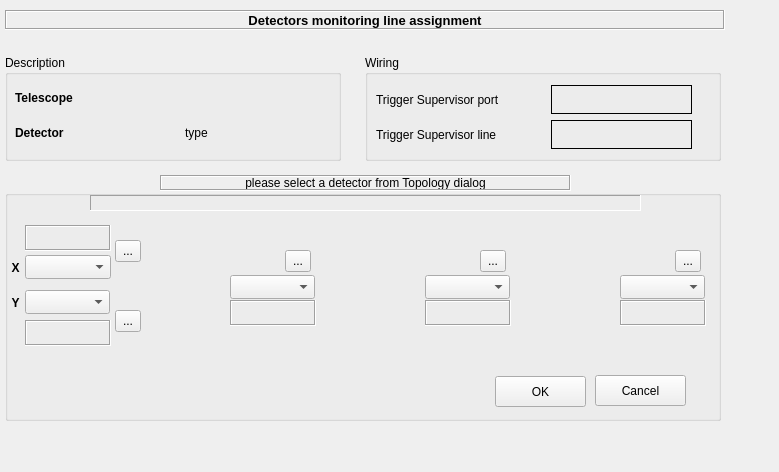
<?xml version="1.0" encoding="UTF-8"?>
<ui version="4.0">
 <class>dssdMonForm</class>
 <widget class="QWidget" name="dssdMonForm">
  <property name="geometry">
   <rect>
    <x>0</x>
    <y>0</y>
    <width>779</width>
    <height>472</height>
   </rect>
  </property>
  <property name="windowTitle">
   <string>Form</string>
  </property>
  <widget class="QGroupBox" name="descBox">
   <property name="geometry">
    <rect>
     <x>5</x>
     <y>55</y>
     <width>336</width>
     <height>106</height>
    </rect>
   </property>
   <property name="title">
    <string>Description</string>
   </property>
   <widget class="QWidget" name="layoutWidget">
    <property name="geometry">
     <rect>
      <x>10</x>
      <y>35</y>
      <width>161</width>
      <height>16</height>
     </rect>
    </property>
    <layout class="QHBoxLayout" name="hl3">
     <item>
      <widget class="QLabel" name="telLabel">
       <property name="font">
        <font>
         <weight>75</weight>
         <bold>true</bold>
        </font>
       </property>
       <property name="text">
        <string>Telescope</string>
       </property>
      </widget>
     </item>
     <item>
      <widget class="QLabel" name="telNameLabel">
       <property name="text">
        <string/>
       </property>
      </widget>
     </item>
    </layout>
   </widget>
   <widget class="QWidget" name="layoutWidget_2">
    <property name="geometry">
     <rect>
      <x>10</x>
      <y>70</y>
      <width>161</width>
      <height>16</height>
     </rect>
    </property>
    <layout class="QHBoxLayout" name="hl5">
     <item>
      <widget class="QLabel" name="detLabel">
       <property name="font">
        <font>
         <weight>75</weight>
         <bold>true</bold>
        </font>
       </property>
       <property name="text">
        <string>Detector</string>
       </property>
      </widget>
     </item>
     <item>
      <widget class="QLabel" name="detNameLabel">
       <property name="text">
        <string/>
       </property>
      </widget>
     </item>
    </layout>
   </widget>
   <widget class="QWidget" name="layoutWidget_3">
    <property name="geometry">
     <rect>
      <x>180</x>
      <y>70</y>
      <width>131</width>
      <height>16</height>
     </rect>
    </property>
    <layout class="QHBoxLayout" name="hl4">
     <item>
      <widget class="QLabel" name="typeLabel">
       <property name="font">
        <font>
         <weight>50</weight>
         <italic>false</italic>
         <bold>false</bold>
        </font>
       </property>
       <property name="text">
        <string>type</string>
       </property>
      </widget>
     </item>
     <item>
      <widget class="QLabel" name="detTypeLabel">
       <property name="text">
        <string/>
       </property>
      </widget>
     </item>
    </layout>
   </widget>
  </widget>
  <widget class="QGroupBox" name="wiringBox">
   <property name="geometry">
    <rect>
     <x>365</x>
     <y>55</y>
     <width>356</width>
     <height>106</height>
    </rect>
   </property>
   <property name="title">
    <string>Wiring</string>
   </property>
   <property name="flat">
    <bool>false</bool>
   </property>
   <property name="checkable">
    <bool>false</bool>
   </property>
   <widget class="QLabel" name="wiringStatusIcon">
    <property name="geometry">
     <rect>
      <x>55</x>
      <y>0</y>
      <width>26</width>
      <height>16</height>
     </rect>
    </property>
    <property name="frameShape">
     <enum>QFrame::NoFrame</enum>
    </property>
    <property name="frameShadow">
     <enum>QFrame::Plain</enum>
    </property>
    <property name="text">
     <string/>
    </property>
    <property name="textFormat">
     <enum>Qt::PlainText</enum>
    </property>
    <property name="scaledContents">
     <bool>false</bool>
    </property>
    <property name="alignment">
     <set>Qt::AlignHCenter|Qt::AlignTop</set>
    </property>
    <property name="wordWrap">
     <bool>true</bool>
    </property>
    <property name="openExternalLinks">
     <bool>false</bool>
    </property>
   </widget>
   <widget class="QWidget" name="layoutWidget_4">
    <property name="geometry">
     <rect>
      <x>11</x>
      <y>30</y>
      <width>316</width>
      <height>64</height>
     </rect>
    </property>
    <layout class="QHBoxLayout" name="horizontalLayout_2">
     <item>
      <layout class="QVBoxLayout" name="verticalLayout_4">
       <item>
        <widget class="QLabel" name="tsiPortLabel">
         <property name="font">
          <font>
           <weight>50</weight>
           <bold>false</bold>
          </font>
         </property>
         <property name="text">
          <string>Trigger Supervisor port</string>
         </property>
        </widget>
       </item>
       <item>
        <widget class="QLabel" name="tsiLineLabel">
         <property name="font">
          <font>
           <weight>50</weight>
           <bold>false</bold>
          </font>
         </property>
         <property name="text">
          <string>Trigger Supervisor line</string>
         </property>
        </widget>
       </item>
      </layout>
     </item>
     <item>
      <spacer name="horizontalSpacer_3">
       <property name="orientation">
        <enum>Qt::Horizontal</enum>
       </property>
       <property name="sizeHint" stdset="0">
        <size>
         <width>40</width>
         <height>20</height>
        </size>
       </property>
      </spacer>
     </item>
     <item>
      <layout class="QVBoxLayout" name="verticalLayout_5">
       <item>
        <widget class="QLabel" name="portLabel">
         <property name="minimumSize">
          <size>
           <width>141</width>
           <height>21</height>
          </size>
         </property>
         <property name="font">
          <font>
           <pointsize>11</pointsize>
           <weight>75</weight>
           <bold>true</bold>
          </font>
         </property>
         <property name="frameShape">
          <enum>QFrame::Box</enum>
         </property>
         <property name="text">
          <string/>
         </property>
         <property name="textFormat">
          <enum>Qt::AutoText</enum>
         </property>
         <property name="alignment">
          <set>Qt::AlignCenter</set>
         </property>
        </widget>
       </item>
       <item>
        <widget class="QLabel" name="lineLabel">
         <property name="minimumSize">
          <size>
           <width>141</width>
           <height>21</height>
          </size>
         </property>
         <property name="font">
          <font>
           <pointsize>11</pointsize>
           <weight>75</weight>
           <bold>true</bold>
          </font>
         </property>
         <property name="frameShape">
          <enum>QFrame::Box</enum>
         </property>
         <property name="text">
          <string/>
         </property>
         <property name="textFormat">
          <enum>Qt::AutoText</enum>
         </property>
         <property name="alignment">
          <set>Qt::AlignCenter</set>
         </property>
        </widget>
       </item>
      </layout>
     </item>
     <item>
      <layout class="QVBoxLayout" name="verticalLayout_6"/>
     </item>
    </layout>
   </widget>
  </widget>
  <widget class="QLabel" name="title">
   <property name="geometry">
    <rect>
     <x>5</x>
     <y>10</y>
     <width>720</width>
     <height>20</height>
    </rect>
   </property>
   <property name="font">
    <font>
     <pointsize>10</pointsize>
     <weight>75</weight>
     <bold>true</bold>
     <underline>false</underline>
     <strikeout>false</strikeout>
    </font>
   </property>
   <property name="frameShape">
    <enum>QFrame::Box</enum>
   </property>
   <property name="frameShadow">
    <enum>QFrame::Sunken</enum>
   </property>
   <property name="text">
    <string>Detectors monitoring line assignment</string>
   </property>
   <property name="textFormat">
    <enum>Qt::AutoText</enum>
   </property>
   <property name="scaledContents">
    <bool>false</bool>
   </property>
   <property name="alignment">
    <set>Qt::AlignCenter</set>
   </property>
   <property name="textInteractionFlags">
    <set>Qt::NoTextInteraction</set>
   </property>
  </widget>
  <widget class="QLabel" name="helpLabel">
   <property name="geometry">
    <rect>
     <x>160</x>
     <y>175</y>
     <width>411</width>
     <height>16</height>
    </rect>
   </property>
   <property name="autoFillBackground">
    <bool>false</bool>
   </property>
   <property name="frameShape">
    <enum>QFrame::Box</enum>
   </property>
   <property name="frameShadow">
    <enum>QFrame::Sunken</enum>
   </property>
   <property name="lineWidth">
    <number>1</number>
   </property>
   <property name="midLineWidth">
    <number>0</number>
   </property>
   <property name="text">
    <string>please select a detector from Topology dialog</string>
   </property>
   <property name="textFormat">
    <enum>Qt::AutoText</enum>
   </property>
   <property name="alignment">
    <set>Qt::AlignCenter</set>
   </property>
  </widget>
  <widget class="QGroupBox" name="detBox">
   <property name="geometry">
    <rect>
     <x>5</x>
     <y>190</y>
     <width>716</width>
     <height>231</height>
    </rect>
   </property>
   <property name="title">
    <string/>
   </property>
   <widget class="QComboBox" name="comboCoinc">
    <property name="geometry">
     <rect>
      <x>225</x>
      <y>85</y>
      <width>85</width>
      <height>24</height>
     </rect>
    </property>
    <property name="currentIndex">
     <number>-1</number>
    </property>
   </widget>
   <widget class="QLabel" name="titleXLabel">
    <property name="geometry">
     <rect>
      <x>-5</x>
      <y>70</y>
      <width>31</width>
      <height>16</height>
     </rect>
    </property>
    <property name="font">
     <font>
      <weight>75</weight>
      <bold>true</bold>
     </font>
    </property>
    <property name="text">
     <string>X</string>
    </property>
    <property name="alignment">
     <set>Qt::AlignCenter</set>
    </property>
   </widget>
   <widget class="QLabel" name="gateLabel">
    <property name="geometry">
     <rect>
      <x>90</x>
      <y>50</y>
      <width>181</width>
      <height>96</height>
     </rect>
    </property>
    <property name="text">
     <string/>
    </property>
    <property name="pixmap">
     <pixmap resource="icons.qrc">:/icon/icons/and-gate.png</pixmap>
    </property>
   </widget>
   <widget class="QComboBox" name="comboLineY">
    <property name="geometry">
     <rect>
      <x>20</x>
      <y>100</y>
      <width>85</width>
      <height>24</height>
     </rect>
    </property>
    <property name="currentIndex">
     <number>-1</number>
    </property>
   </widget>
   <widget class="QLabel" name="freqdivLabel">
    <property name="geometry">
     <rect>
      <x>310</x>
      <y>15</y>
      <width>121</width>
      <height>156</height>
     </rect>
    </property>
    <property name="text">
     <string/>
    </property>
    <property name="pixmap">
     <pixmap resource="icons.qrc">:/icon/icons/freqdiv.png</pixmap>
    </property>
   </widget>
   <widget class="QComboBox" name="comboFreqDiv">
    <property name="geometry">
     <rect>
      <x>420</x>
      <y>85</y>
      <width>85</width>
      <height>24</height>
     </rect>
    </property>
    <property name="currentIndex">
     <number>-1</number>
    </property>
   </widget>
   <widget class="QLabel" name="titleYlabel">
    <property name="geometry">
     <rect>
      <x>-5</x>
      <y>105</y>
      <width>31</width>
      <height>16</height>
     </rect>
    </property>
    <property name="font">
     <font>
      <weight>75</weight>
      <bold>true</bold>
     </font>
    </property>
    <property name="text">
     <string>Y</string>
    </property>
    <property name="alignment">
     <set>Qt::AlignCenter</set>
    </property>
   </widget>
   <widget class="QLabel" name="stretchLabel">
    <property name="geometry">
     <rect>
      <x>505</x>
      <y>20</y>
      <width>116</width>
      <height>146</height>
     </rect>
    </property>
    <property name="text">
     <string/>
    </property>
    <property name="pixmap">
     <pixmap resource="icons.qrc">:/icon/icons/stretch.png</pixmap>
    </property>
   </widget>
   <widget class="QComboBox" name="comboStretch">
    <property name="geometry">
     <rect>
      <x>615</x>
      <y>85</y>
      <width>85</width>
      <height>24</height>
     </rect>
    </property>
    <property name="currentIndex">
     <number>-1</number>
    </property>
   </widget>
   <widget class="QPushButton" name="cancelMonButton">
    <property name="geometry">
     <rect>
      <x>590</x>
      <y>185</y>
      <width>91</width>
      <height>31</height>
     </rect>
    </property>
    <property name="text">
     <string>Cancel</string>
    </property>
    <property name="icon">
     <iconset>
      <normalon>:/icon/icons/cancel-large.png</normalon>
     </iconset>
    </property>
   </widget>
   <widget class="QPushButton" name="okMonButton">
    <property name="geometry">
     <rect>
      <x>490</x>
      <y>186</y>
      <width>91</width>
      <height>31</height>
     </rect>
    </property>
    <property name="text">
     <string>OK</string>
    </property>
    <property name="icon">
     <iconset>
      <normalon>:/icon/icons/ok-large.png</normalon>
     </iconset>
    </property>
   </widget>
   <widget class="QComboBox" name="comboLineX">
    <property name="geometry">
     <rect>
      <x>20</x>
      <y>65</y>
      <width>86</width>
      <height>24</height>
     </rect>
    </property>
   </widget>
   <widget class="QToolButton" name="editLineX">
    <property name="geometry">
     <rect>
      <x>110</x>
      <y>50</y>
      <width>26</width>
      <height>22</height>
     </rect>
    </property>
    <property name="text">
     <string>...</string>
    </property>
    <property name="icon">
     <iconset>
      <normalon>:/icon/icons/edit.png</normalon>
     </iconset>
    </property>
    <property name="iconSize">
     <size>
      <width>16</width>
      <height>16</height>
     </size>
    </property>
   </widget>
   <widget class="QToolButton" name="editLineY">
    <property name="geometry">
     <rect>
      <x>110</x>
      <y>120</y>
      <width>26</width>
      <height>22</height>
     </rect>
    </property>
    <property name="text">
     <string>...</string>
    </property>
    <property name="icon">
     <iconset>
      <normalon>:/icon/icons/edit.png</normalon>
     </iconset>
    </property>
    <property name="iconSize">
     <size>
      <width>16</width>
      <height>16</height>
     </size>
    </property>
   </widget>
   <widget class="QToolButton" name="editCoinc">
    <property name="geometry">
     <rect>
      <x>280</x>
      <y>60</y>
      <width>26</width>
      <height>22</height>
     </rect>
    </property>
    <property name="text">
     <string>...</string>
    </property>
    <property name="icon">
     <iconset>
      <normalon>:/icon/icons/edit.png</normalon>
     </iconset>
    </property>
    <property name="iconSize">
     <size>
      <width>16</width>
      <height>16</height>
     </size>
    </property>
   </widget>
   <widget class="QToolButton" name="editFreqDiv">
    <property name="geometry">
     <rect>
      <x>475</x>
      <y>60</y>
      <width>26</width>
      <height>22</height>
     </rect>
    </property>
    <property name="text">
     <string>...</string>
    </property>
    <property name="icon">
     <iconset>
      <normalon>:/icon/icons/edit.png</normalon>
     </iconset>
    </property>
    <property name="iconSize">
     <size>
      <width>16</width>
      <height>16</height>
     </size>
    </property>
   </widget>
   <widget class="QToolButton" name="editStretch">
    <property name="geometry">
     <rect>
      <x>670</x>
      <y>60</y>
      <width>26</width>
      <height>22</height>
     </rect>
    </property>
    <property name="text">
     <string>...</string>
    </property>
    <property name="icon">
     <iconset>
      <normalon>:/icon/icons/edit.png</normalon>
     </iconset>
    </property>
    <property name="iconSize">
     <size>
      <width>16</width>
      <height>16</height>
     </size>
    </property>
   </widget>
   <widget class="QLabel" name="labelLineY">
    <property name="geometry">
     <rect>
      <x>20</x>
      <y>130</y>
      <width>86</width>
      <height>26</height>
     </rect>
    </property>
    <property name="minimumSize">
     <size>
      <width>86</width>
      <height>26</height>
     </size>
    </property>
    <property name="font">
     <font>
      <weight>75</weight>
      <bold>true</bold>
     </font>
    </property>
    <property name="whatsThis">
     <string>&lt;!DOCTYPE HTML PUBLIC &quot;-//W3C//DTD HTML 4.0//EN&quot; &quot;http://www.w3.org/TR/REC-html40/strict.dtd&quot;&gt;
&lt;html&gt;&lt;head&gt;&lt;meta name=&quot;qrichtext&quot; content=&quot;1&quot; /&gt;&lt;style type=&quot;text/css&quot;&gt;
p, li { white-space: pre-wrap; }
&lt;/style&gt;&lt;/head&gt;&lt;body style=&quot; font-family:'Sans'; font-size:9pt; font-weight:600; font-style:normal;&quot;&gt;
&lt;p style=&quot;-qt-paragraph-type:empty; margin-top:0px; margin-bottom:0px; margin-left:0px; margin-right:0px; -qt-block-indent:0; text-indent:0px;&quot;&gt;&lt;/p&gt;&lt;/body&gt;&lt;/html&gt;</string>
    </property>
    <property name="frameShape">
     <enum>QFrame::Box</enum>
    </property>
    <property name="frameShadow">
     <enum>QFrame::Sunken</enum>
    </property>
    <property name="text">
     <string/>
    </property>
    <property name="textFormat">
     <enum>Qt::RichText</enum>
    </property>
    <property name="scaledContents">
     <bool>false</bool>
    </property>
    <property name="alignment">
     <set>Qt::AlignCenter</set>
    </property>
   </widget>
   <widget class="QLabel" name="labelCoinc">
    <property name="geometry">
     <rect>
      <x>225</x>
      <y>110</y>
      <width>86</width>
      <height>26</height>
     </rect>
    </property>
    <property name="minimumSize">
     <size>
      <width>86</width>
      <height>26</height>
     </size>
    </property>
    <property name="font">
     <font>
      <weight>75</weight>
      <bold>true</bold>
     </font>
    </property>
    <property name="whatsThis">
     <string>&lt;!DOCTYPE HTML PUBLIC &quot;-//W3C//DTD HTML 4.0//EN&quot; &quot;http://www.w3.org/TR/REC-html40/strict.dtd&quot;&gt;
&lt;html&gt;&lt;head&gt;&lt;meta name=&quot;qrichtext&quot; content=&quot;1&quot; /&gt;&lt;style type=&quot;text/css&quot;&gt;
p, li { white-space: pre-wrap; }
&lt;/style&gt;&lt;/head&gt;&lt;body style=&quot; font-family:'Sans'; font-size:9pt; font-weight:600; font-style:normal;&quot;&gt;
&lt;p style=&quot;-qt-paragraph-type:empty; margin-top:0px; margin-bottom:0px; margin-left:0px; margin-right:0px; -qt-block-indent:0; text-indent:0px;&quot;&gt;&lt;/p&gt;&lt;/body&gt;&lt;/html&gt;</string>
    </property>
    <property name="frameShape">
     <enum>QFrame::Box</enum>
    </property>
    <property name="frameShadow">
     <enum>QFrame::Sunken</enum>
    </property>
    <property name="text">
     <string/>
    </property>
    <property name="textFormat">
     <enum>Qt::RichText</enum>
    </property>
    <property name="scaledContents">
     <bool>false</bool>
    </property>
    <property name="alignment">
     <set>Qt::AlignCenter</set>
    </property>
   </widget>
   <widget class="QLabel" name="labelFreqDiv">
    <property name="geometry">
     <rect>
      <x>420</x>
      <y>110</y>
      <width>86</width>
      <height>26</height>
     </rect>
    </property>
    <property name="minimumSize">
     <size>
      <width>86</width>
      <height>26</height>
     </size>
    </property>
    <property name="font">
     <font>
      <weight>75</weight>
      <bold>true</bold>
     </font>
    </property>
    <property name="whatsThis">
     <string>&lt;!DOCTYPE HTML PUBLIC &quot;-//W3C//DTD HTML 4.0//EN&quot; &quot;http://www.w3.org/TR/REC-html40/strict.dtd&quot;&gt;
&lt;html&gt;&lt;head&gt;&lt;meta name=&quot;qrichtext&quot; content=&quot;1&quot; /&gt;&lt;style type=&quot;text/css&quot;&gt;
p, li { white-space: pre-wrap; }
&lt;/style&gt;&lt;/head&gt;&lt;body style=&quot; font-family:'Sans'; font-size:9pt; font-weight:600; font-style:normal;&quot;&gt;
&lt;p style=&quot;-qt-paragraph-type:empty; margin-top:0px; margin-bottom:0px; margin-left:0px; margin-right:0px; -qt-block-indent:0; text-indent:0px;&quot;&gt;&lt;/p&gt;&lt;/body&gt;&lt;/html&gt;</string>
    </property>
    <property name="frameShape">
     <enum>QFrame::Box</enum>
    </property>
    <property name="frameShadow">
     <enum>QFrame::Sunken</enum>
    </property>
    <property name="text">
     <string/>
    </property>
    <property name="textFormat">
     <enum>Qt::RichText</enum>
    </property>
    <property name="scaledContents">
     <bool>false</bool>
    </property>
    <property name="alignment">
     <set>Qt::AlignCenter</set>
    </property>
   </widget>
   <widget class="QLabel" name="labelStretch">
    <property name="geometry">
     <rect>
      <x>615</x>
      <y>110</y>
      <width>86</width>
      <height>26</height>
     </rect>
    </property>
    <property name="minimumSize">
     <size>
      <width>86</width>
      <height>26</height>
     </size>
    </property>
    <property name="font">
     <font>
      <weight>75</weight>
      <bold>true</bold>
     </font>
    </property>
    <property name="whatsThis">
     <string>&lt;!DOCTYPE HTML PUBLIC &quot;-//W3C//DTD HTML 4.0//EN&quot; &quot;http://www.w3.org/TR/REC-html40/strict.dtd&quot;&gt;
&lt;html&gt;&lt;head&gt;&lt;meta name=&quot;qrichtext&quot; content=&quot;1&quot; /&gt;&lt;style type=&quot;text/css&quot;&gt;
p, li { white-space: pre-wrap; }
&lt;/style&gt;&lt;/head&gt;&lt;body style=&quot; font-family:'Sans'; font-size:9pt; font-weight:600; font-style:normal;&quot;&gt;
&lt;p style=&quot;-qt-paragraph-type:empty; margin-top:0px; margin-bottom:0px; margin-left:0px; margin-right:0px; -qt-block-indent:0; text-indent:0px;&quot;&gt;&lt;/p&gt;&lt;/body&gt;&lt;/html&gt;</string>
    </property>
    <property name="frameShape">
     <enum>QFrame::Box</enum>
    </property>
    <property name="frameShadow">
     <enum>QFrame::Sunken</enum>
    </property>
    <property name="text">
     <string/>
    </property>
    <property name="textFormat">
     <enum>Qt::RichText</enum>
    </property>
    <property name="scaledContents">
     <bool>false</bool>
    </property>
    <property name="alignment">
     <set>Qt::AlignCenter</set>
    </property>
   </widget>
   <widget class="QLabel" name="statsLabel">
    <property name="geometry">
     <rect>
      <x>85</x>
      <y>5</y>
      <width>551</width>
      <height>16</height>
     </rect>
    </property>
    <property name="frameShape">
     <enum>QFrame::Panel</enum>
    </property>
    <property name="frameShadow">
     <enum>QFrame::Sunken</enum>
    </property>
    <property name="text">
     <string/>
    </property>
    <property name="textFormat">
     <enum>Qt::RichText</enum>
    </property>
    <property name="alignment">
     <set>Qt::AlignCenter</set>
    </property>
   </widget>
   <widget class="QLabel" name="labelLineX">
    <property name="geometry">
     <rect>
      <x>20</x>
      <y>35</y>
      <width>86</width>
      <height>26</height>
     </rect>
    </property>
    <property name="minimumSize">
     <size>
      <width>86</width>
      <height>26</height>
     </size>
    </property>
    <property name="font">
     <font>
      <weight>75</weight>
      <bold>true</bold>
     </font>
    </property>
    <property name="whatsThis">
     <string>&lt;!DOCTYPE HTML PUBLIC &quot;-//W3C//DTD HTML 4.0//EN&quot; &quot;http://www.w3.org/TR/REC-html40/strict.dtd&quot;&gt;
&lt;html&gt;&lt;head&gt;&lt;meta name=&quot;qrichtext&quot; content=&quot;1&quot; /&gt;&lt;style type=&quot;text/css&quot;&gt;
p, li { white-space: pre-wrap; }
&lt;/style&gt;&lt;/head&gt;&lt;body style=&quot; font-family:'Sans'; font-size:9pt; font-weight:600; font-style:normal;&quot;&gt;
&lt;p style=&quot;-qt-paragraph-type:empty; margin-top:0px; margin-bottom:0px; margin-left:0px; margin-right:0px; -qt-block-indent:0; text-indent:0px;&quot;&gt;&lt;/p&gt;&lt;/body&gt;&lt;/html&gt;</string>
    </property>
    <property name="frameShape">
     <enum>QFrame::Box</enum>
    </property>
    <property name="frameShadow">
     <enum>QFrame::Sunken</enum>
    </property>
    <property name="text">
     <string/>
    </property>
    <property name="textFormat">
     <enum>Qt::RichText</enum>
    </property>
    <property name="scaledContents">
     <bool>false</bool>
    </property>
    <property name="alignment">
     <set>Qt::AlignCenter</set>
    </property>
   </widget>
   <zorder>titleXLabel</zorder>
   <zorder>gateLabel</zorder>
   <zorder>comboLineY</zorder>
   <zorder>freqdivLabel</zorder>
   <zorder>comboFreqDiv</zorder>
   <zorder>titleYlabel</zorder>
   <zorder>stretchLabel</zorder>
   <zorder>comboStretch</zorder>
   <zorder>cancelMonButton</zorder>
   <zorder>okMonButton</zorder>
   <zorder>comboLineX</zorder>
   <zorder>editLineX</zorder>
   <zorder>editLineY</zorder>
   <zorder>editCoinc</zorder>
   <zorder>editFreqDiv</zorder>
   <zorder>editStretch</zorder>
   <zorder>labelLineY</zorder>
   <zorder>labelCoinc</zorder>
   <zorder>labelFreqDiv</zorder>
   <zorder>labelStretch</zorder>
   <zorder>statsLabel</zorder>
   <zorder>labelLineX</zorder>
   <zorder>comboCoinc</zorder>
  </widget>
 </widget>
 <tabstops>
  <tabstop>comboLineX</tabstop>
  <tabstop>comboLineY</tabstop>
  <tabstop>editLineX</tabstop>
  <tabstop>editLineY</tabstop>
  <tabstop>comboCoinc</tabstop>
  <tabstop>editCoinc</tabstop>
  <tabstop>comboFreqDiv</tabstop>
  <tabstop>editFreqDiv</tabstop>
  <tabstop>comboStretch</tabstop>
  <tabstop>editStretch</tabstop>
  <tabstop>okMonButton</tabstop>
  <tabstop>cancelMonButton</tabstop>
 </tabstops>
 <resources>
  <include location="icons.qrc"/>
 </resources>
 <connections/>
</ui>
